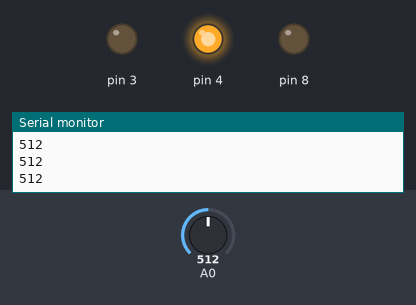
A sketch run on a simulated Arduino Uno, built with avr-gcc and run on an emulated ATmega328P. Shown: output pins drawn as LEDs (lit = HIGH), the last lines printed to the serial monitor. Inputs (shaded band) come from the test bench; at power-on: A0 = 512.

Above: at 1.2 s.
1.3 s: A0 set to 214
2.8 s: A0 set to 189
At 3.9 s:
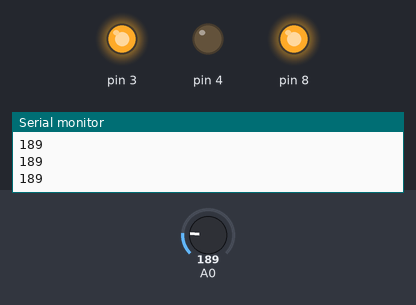
4.3 s: A0 set to 210
At 5.1 s:
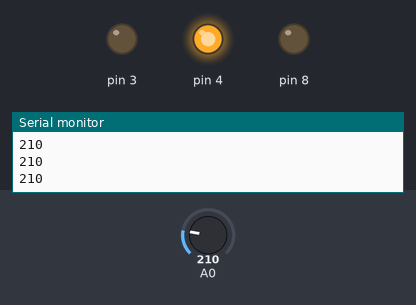
5.8 s: A0 set to 190
At 6.4 s:
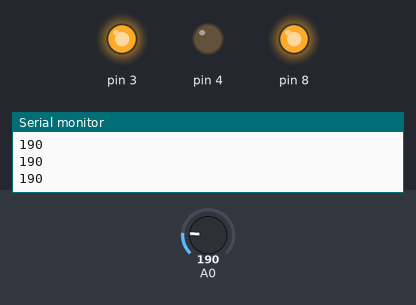
Timing chart, 0 to 8.3 s (numbered marks = the images above; inputs shaded):
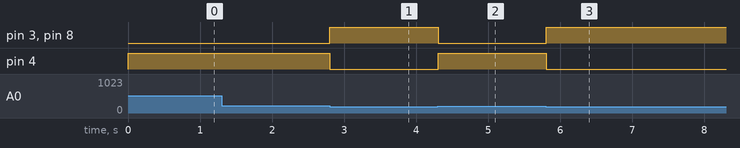

The sketch:

glorious_amur1.ino
```cpp
// C++ code
//
int soilmoisturedetector = 0;

void setup()
{
  pinMode(A0, INPUT);
  Serial.begin(9600);
  pinMode(8, OUTPUT);
  pinMode(4, OUTPUT);
  pinMode(3, OUTPUT);
}

void loop()
{
  soilmoisturedetector = analogRead(A0);
  Serial.println(soilmoisturedetector);
  if (soilmoisturedetector <= 200) {
    digitalWrite(8, HIGH);
    digitalWrite(4, LOW);
    digitalWrite(3, HIGH);
  } else {
    digitalWrite(8, LOW);
    digitalWrite(4, HIGH);
    digitalWrite(3, LOW);
  }
  delay(10); // Delay a little bit to improve simulation performance
}
```

Measured:
- the behaviour switches between 201 and 200 on A0 (found by bisection; images 0 and 1)
- after the input at 2.8 s, pin 3, pin 8: LOW → HIGH at once; pin 4: HIGH → LOW at once
- after the input at 4.3 s, pin 3, pin 8: HIGH → LOW at once; pin 4: LOW → HIGH at once
- after the input at 5.8 s, pin 3, pin 8: LOW → HIGH at once; pin 4: HIGH → LOW at once
